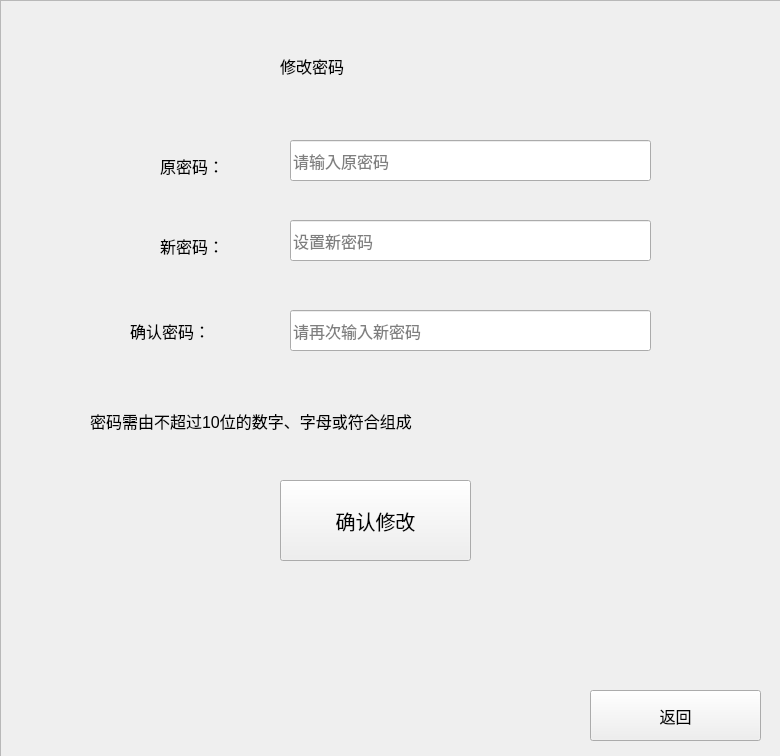
<?xml version="1.0" encoding="UTF-8"?>
<ui version="4.0">
 <class>ChangePassword</class>
 <widget class="QDialog" name="ChangePassword">
  <property name="geometry">
   <rect>
    <x>0</x>
    <y>0</y>
    <width>780</width>
    <height>756</height>
   </rect>
  </property>
  <property name="windowTitle">
   <string>更改密码</string>
  </property>
  <widget class="QLabel" name="label">
   <property name="geometry">
    <rect>
     <x>280</x>
     <y>30</y>
     <width>241</width>
     <height>71</height>
    </rect>
   </property>
   <property name="font">
    <font>
     <pointsize>12</pointsize>
    </font>
   </property>
   <property name="text">
    <string>修改密码</string>
   </property>
  </widget>
  <widget class="QLabel" name="label_2">
   <property name="geometry">
    <rect>
     <x>160</x>
     <y>150</y>
     <width>111</width>
     <height>31</height>
    </rect>
   </property>
   <property name="font">
    <font>
     <pointsize>12</pointsize>
    </font>
   </property>
   <property name="text">
    <string>原密码：</string>
   </property>
  </widget>
  <widget class="QLabel" name="label_3">
   <property name="geometry">
    <rect>
     <x>160</x>
     <y>230</y>
     <width>111</width>
     <height>31</height>
    </rect>
   </property>
   <property name="font">
    <font>
     <pointsize>12</pointsize>
    </font>
   </property>
   <property name="text">
    <string>新密码：</string>
   </property>
  </widget>
  <widget class="QLabel" name="label_4">
   <property name="geometry">
    <rect>
     <x>130</x>
     <y>310</y>
     <width>161</width>
     <height>41</height>
    </rect>
   </property>
   <property name="font">
    <font>
     <pointsize>12</pointsize>
    </font>
   </property>
   <property name="text">
    <string>确认密码：</string>
   </property>
  </widget>
  <widget class="QLineEdit" name="lineEdit">
   <property name="geometry">
    <rect>
     <x>290</x>
     <y>140</y>
     <width>361</width>
     <height>41</height>
    </rect>
   </property>
   <property name="font">
    <font>
     <pointsize>12</pointsize>
    </font>
   </property>
   <property name="focusPolicy">
    <enum>Qt::StrongFocus</enum>
   </property>
   <property name="echoMode">
    <enum>QLineEdit::Password</enum>
   </property>
   <property name="placeholderText">
    <string>请输入原密码</string>
   </property>
  </widget>
  <widget class="QLineEdit" name="lineEdit_2">
   <property name="geometry">
    <rect>
     <x>290</x>
     <y>220</y>
     <width>361</width>
     <height>41</height>
    </rect>
   </property>
   <property name="font">
    <font>
     <pointsize>12</pointsize>
    </font>
   </property>
   <property name="focusPolicy">
    <enum>Qt::StrongFocus</enum>
   </property>
   <property name="echoMode">
    <enum>QLineEdit::Password</enum>
   </property>
   <property name="placeholderText">
    <string>设置新密码</string>
   </property>
  </widget>
  <widget class="QLineEdit" name="lineEdit_3">
   <property name="geometry">
    <rect>
     <x>290</x>
     <y>310</y>
     <width>361</width>
     <height>41</height>
    </rect>
   </property>
   <property name="font">
    <font>
     <pointsize>12</pointsize>
    </font>
   </property>
   <property name="focusPolicy">
    <enum>Qt::StrongFocus</enum>
   </property>
   <property name="echoMode">
    <enum>QLineEdit::Password</enum>
   </property>
   <property name="placeholderText">
    <string>请再次输入新密码</string>
   </property>
  </widget>
  <widget class="QPushButton" name="pushButton">
   <property name="geometry">
    <rect>
     <x>590</x>
     <y>690</y>
     <width>171</width>
     <height>51</height>
    </rect>
   </property>
   <property name="font">
    <font>
     <pointsize>12</pointsize>
    </font>
   </property>
   <property name="focusPolicy">
    <enum>Qt::NoFocus</enum>
   </property>
   <property name="text">
    <string>返回</string>
   </property>
  </widget>
  <widget class="QPushButton" name="pushButton_2">
   <property name="geometry">
    <rect>
     <x>280</x>
     <y>480</y>
     <width>191</width>
     <height>81</height>
    </rect>
   </property>
   <property name="font">
    <font>
     <pointsize>15</pointsize>
    </font>
   </property>
   <property name="focusPolicy">
    <enum>Qt::NoFocus</enum>
   </property>
   <property name="text">
    <string>确认修改</string>
   </property>
  </widget>
  <widget class="QLabel" name="label_5">
   <property name="geometry">
    <rect>
     <x>90</x>
     <y>400</y>
     <width>611</width>
     <height>41</height>
    </rect>
   </property>
   <property name="font">
    <font>
     <pointsize>12</pointsize>
    </font>
   </property>
   <property name="text">
    <string>密码需由不超过10位的数字、字母或符合组成</string>
   </property>
  </widget>
  <widget class="QFrame" name="frame">
   <property name="geometry">
    <rect>
     <x>0</x>
     <y>0</y>
     <width>781</width>
     <height>761</height>
    </rect>
   </property>
   <property name="styleSheet">
    <string notr="true">border-image: url(:/picture/10.jpg);</string>
   </property>
   <property name="frameShape">
    <enum>QFrame::StyledPanel</enum>
   </property>
   <property name="frameShadow">
    <enum>QFrame::Raised</enum>
   </property>
  </widget>
  <zorder>frame</zorder>
  <zorder>label</zorder>
  <zorder>label_2</zorder>
  <zorder>label_3</zorder>
  <zorder>label_4</zorder>
  <zorder>lineEdit</zorder>
  <zorder>lineEdit_2</zorder>
  <zorder>lineEdit_3</zorder>
  <zorder>pushButton</zorder>
  <zorder>pushButton_2</zorder>
  <zorder>label_5</zorder>
 </widget>
 <resources/>
 <connections/>
</ui>
